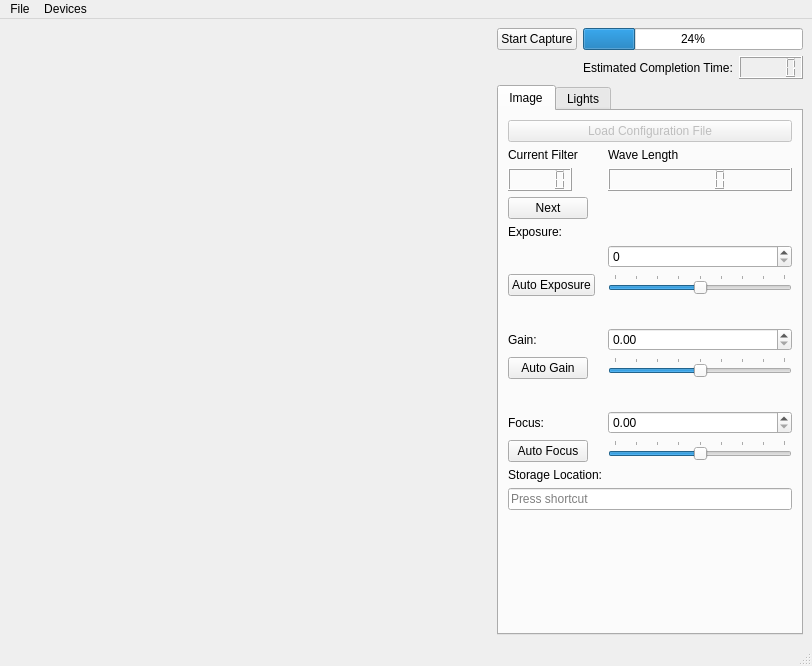
<?xml version="1.0" encoding="UTF-8"?>
<ui version="4.0">
 <class>Camera</class>
 <widget class="QMainWindow" name="Camera">
  <property name="geometry">
   <rect>
    <x>0</x>
    <y>0</y>
    <width>812</width>
    <height>666</height>
   </rect>
  </property>
  <property name="windowTitle">
   <string>Camera</string>
  </property>
  <widget class="QWidget" name="centralwidget">
   <layout class="QGridLayout" name="gridLayout">
    <item row="0" column="0" rowspan="3">
     <widget class="QStackedWidget" name="stackedWidget">
      <property name="sizePolicy">
       <sizepolicy hsizetype="Preferred" vsizetype="Preferred">
        <horstretch>1</horstretch>
        <verstretch>0</verstretch>
       </sizepolicy>
      </property>
      <property name="palette">
       <palette>
        <active>
         <colorrole role="Base">
          <brush brushstyle="SolidPattern">
           <color alpha="255">
            <red>255</red>
            <green>255</green>
            <blue>255</blue>
           </color>
          </brush>
         </colorrole>
         <colorrole role="Window">
          <brush brushstyle="SolidPattern">
           <color alpha="255">
            <red>145</red>
            <green>145</green>
            <blue>145</blue>
           </color>
          </brush>
         </colorrole>
        </active>
        <inactive>
         <colorrole role="Base">
          <brush brushstyle="SolidPattern">
           <color alpha="255">
            <red>255</red>
            <green>255</green>
            <blue>255</blue>
           </color>
          </brush>
         </colorrole>
         <colorrole role="Window">
          <brush brushstyle="SolidPattern">
           <color alpha="255">
            <red>145</red>
            <green>145</green>
            <blue>145</blue>
           </color>
          </brush>
         </colorrole>
        </inactive>
        <disabled>
         <colorrole role="Base">
          <brush brushstyle="SolidPattern">
           <color alpha="255">
            <red>145</red>
            <green>145</green>
            <blue>145</blue>
           </color>
          </brush>
         </colorrole>
         <colorrole role="Window">
          <brush brushstyle="SolidPattern">
           <color alpha="255">
            <red>145</red>
            <green>145</green>
            <blue>145</blue>
           </color>
          </brush>
         </colorrole>
        </disabled>
       </palette>
      </property>
      <property name="currentIndex">
       <number>0</number>
      </property>
      <widget class="QWidget" name="previewPage">
       <widget class="CQtOpenCVViewerGl" name="openCVviewer" native="true">
        <property name="geometry">
         <rect>
          <x>10</x>
          <y>10</y>
          <width>481</width>
          <height>401</height>
         </rect>
        </property>
       </widget>
      </widget>
     </widget>
    </item>
    <item row="0" column="1">
     <widget class="QPushButton" name="lockButton">
      <property name="text">
       <string>Start Capture</string>
      </property>
     </widget>
    </item>
    <item row="0" column="2" colspan="2">
     <widget class="QProgressBar" name="progressBar">
      <property name="value">
       <number>24</number>
      </property>
     </widget>
    </item>
    <item row="1" column="2">
     <widget class="QLabel" name="label_7">
      <property name="text">
       <string>Estimated Completion Time:</string>
      </property>
     </widget>
    </item>
    <item row="1" column="3">
     <widget class="QLCDNumber" name="lcdNumber_2"/>
    </item>
    <item row="2" column="1" colspan="3">
     <widget class="QTabWidget" name="captureWidget">
      <property name="currentIndex">
       <number>0</number>
      </property>
      <widget class="QWidget" name="tab_2">
       <attribute name="title">
        <string>Image</string>
       </attribute>
       <layout class="QFormLayout" name="formLayout">
        <item row="0" column="0" colspan="2">
         <widget class="QPushButton" name="takeImageButton">
          <property name="enabled">
           <bool>false</bool>
          </property>
          <property name="text">
           <string>Load Configuration File</string>
          </property>
         </widget>
        </item>
        <item row="1" column="0">
         <widget class="QLabel" name="label_5">
          <property name="text">
           <string>Current Filter</string>
          </property>
         </widget>
        </item>
        <item row="1" column="1">
         <widget class="QLabel" name="label_6">
          <property name="text">
           <string>Wave Length</string>
          </property>
         </widget>
        </item>
        <item row="2" column="1">
         <widget class="QLCDNumber" name="lcdNumber_3"/>
        </item>
        <item row="4" column="0">
         <widget class="QLabel" name="label">
          <property name="text">
           <string>Exposure:</string>
          </property>
         </widget>
        </item>
        <item row="5" column="1">
         <widget class="QSpinBox" name="exposure_spin"/>
        </item>
        <item row="6" column="0">
         <widget class="QPushButton" name="auto_exposure">
          <property name="text">
           <string>Auto Exposure</string>
          </property>
         </widget>
        </item>
        <item row="6" column="1">
         <widget class="QSlider" name="exposure_slider">
          <property name="minimum">
           <number>-4</number>
          </property>
          <property name="maximum">
           <number>4</number>
          </property>
          <property name="pageStep">
           <number>2</number>
          </property>
          <property name="orientation">
           <enum>Qt::Horizontal</enum>
          </property>
          <property name="tickPosition">
           <enum>QSlider::TicksAbove</enum>
          </property>
         </widget>
        </item>
        <item row="7" column="0">
         <spacer name="horizontalSpacer_2">
          <property name="orientation">
           <enum>Qt::Horizontal</enum>
          </property>
          <property name="sizeHint" stdset="0">
           <size>
            <width>40</width>
            <height>20</height>
           </size>
          </property>
         </spacer>
        </item>
        <item row="8" column="0">
         <widget class="QLabel" name="label_2">
          <property name="text">
           <string>Gain:</string>
          </property>
         </widget>
        </item>
        <item row="8" column="1">
         <widget class="QDoubleSpinBox" name="gain_spin"/>
        </item>
        <item row="9" column="0">
         <widget class="QPushButton" name="auto_gain">
          <property name="text">
           <string>Auto Gain</string>
          </property>
         </widget>
        </item>
        <item row="9" column="1">
         <widget class="QSlider" name="gain_slider">
          <property name="minimum">
           <number>-4</number>
          </property>
          <property name="maximum">
           <number>4</number>
          </property>
          <property name="pageStep">
           <number>2</number>
          </property>
          <property name="orientation">
           <enum>Qt::Horizontal</enum>
          </property>
          <property name="tickPosition">
           <enum>QSlider::TicksAbove</enum>
          </property>
         </widget>
        </item>
        <item row="11" column="0">
         <spacer name="horizontalSpacer">
          <property name="orientation">
           <enum>Qt::Horizontal</enum>
          </property>
          <property name="sizeHint" stdset="0">
           <size>
            <width>40</width>
            <height>20</height>
           </size>
          </property>
         </spacer>
        </item>
        <item row="12" column="0">
         <widget class="QLabel" name="label_3">
          <property name="text">
           <string>Focus:</string>
          </property>
         </widget>
        </item>
        <item row="12" column="1">
         <widget class="QDoubleSpinBox" name="doubleSpinBox"/>
        </item>
        <item row="14" column="0">
         <widget class="QPushButton" name="auto_gain_2">
          <property name="text">
           <string>Auto Focus</string>
          </property>
         </widget>
        </item>
        <item row="14" column="1">
         <widget class="QSlider" name="focus_slider">
          <property name="minimum">
           <number>-4</number>
          </property>
          <property name="maximum">
           <number>4</number>
          </property>
          <property name="pageStep">
           <number>2</number>
          </property>
          <property name="orientation">
           <enum>Qt::Horizontal</enum>
          </property>
          <property name="tickPosition">
           <enum>QSlider::TicksAbove</enum>
          </property>
         </widget>
        </item>
        <item row="19" column="0">
         <widget class="QLabel" name="label_4">
          <property name="text">
           <string>Storage Location:</string>
          </property>
         </widget>
        </item>
        <item row="20" column="0" colspan="2">
         <widget class="QKeySequenceEdit" name="keySequenceEdit"/>
        </item>
        <item row="2" column="0">
         <widget class="QLCDNumber" name="lcdNumber"/>
        </item>
        <item row="3" column="0">
         <widget class="QPushButton" name="pushButton">
          <property name="text">
           <string>Next</string>
          </property>
         </widget>
        </item>
       </layout>
      </widget>
      <widget class="QWidget" name="tab">
       <attribute name="title">
        <string>Lights</string>
       </attribute>
       <layout class="QFormLayout" name="formLayout_2">
        <item row="0" column="0">
         <widget class="QRadioButton" name="radioButton">
          <property name="text">
           <string>Light_1</string>
          </property>
         </widget>
        </item>
        <item row="1" column="0">
         <widget class="QRadioButton" name="radioButton_13">
          <property name="text">
           <string>Light_2</string>
          </property>
         </widget>
        </item>
        <item row="2" column="0">
         <widget class="QRadioButton" name="radioButton_3">
          <property name="text">
           <string>Light_3</string>
          </property>
         </widget>
        </item>
        <item row="3" column="0">
         <widget class="QRadioButton" name="radioButton_2">
          <property name="text">
           <string>Light_4</string>
          </property>
         </widget>
        </item>
        <item row="4" column="0">
         <widget class="QRadioButton" name="radioButton_12">
          <property name="text">
           <string>Light_5</string>
          </property>
         </widget>
        </item>
        <item row="5" column="0">
         <widget class="QRadioButton" name="radioButton_11">
          <property name="text">
           <string>Light_6</string>
          </property>
         </widget>
        </item>
        <item row="6" column="0">
         <widget class="QRadioButton" name="radioButton_10">
          <property name="text">
           <string>Light_7</string>
          </property>
         </widget>
        </item>
        <item row="7" column="0">
         <widget class="QRadioButton" name="radioButton_9">
          <property name="text">
           <string>Light_8</string>
          </property>
         </widget>
        </item>
        <item row="8" column="0">
         <widget class="QRadioButton" name="radioButton_8">
          <property name="text">
           <string>Light_9</string>
          </property>
         </widget>
        </item>
        <item row="9" column="0">
         <widget class="QRadioButton" name="radioButton_7">
          <property name="text">
           <string>Light_10</string>
          </property>
         </widget>
        </item>
        <item row="9" column="1">
         <widget class="QRadioButton" name="radioButton_21">
          <property name="text">
           <string>Light_20</string>
          </property>
         </widget>
        </item>
        <item row="8" column="1">
         <widget class="QRadioButton" name="radioButton_16">
          <property name="text">
           <string>Light_19</string>
          </property>
         </widget>
        </item>
        <item row="7" column="1">
         <widget class="QRadioButton" name="radioButton_17">
          <property name="text">
           <string>Light_18</string>
          </property>
         </widget>
        </item>
        <item row="6" column="1">
         <widget class="QRadioButton" name="radioButton_18">
          <property name="text">
           <string>Light_17</string>
          </property>
         </widget>
        </item>
        <item row="5" column="1">
         <widget class="QRadioButton" name="radioButton_19">
          <property name="text">
           <string>Light_16</string>
          </property>
         </widget>
        </item>
        <item row="4" column="1">
         <widget class="QRadioButton" name="radioButton_15">
          <property name="text">
           <string>Light_15</string>
          </property>
         </widget>
        </item>
        <item row="3" column="1">
         <widget class="QRadioButton" name="radioButton_14">
          <property name="text">
           <string>Light_14</string>
          </property>
         </widget>
        </item>
        <item row="2" column="1">
         <widget class="QRadioButton" name="radioButton_4">
          <property name="text">
           <string>Light_13</string>
          </property>
         </widget>
        </item>
        <item row="1" column="1">
         <widget class="QRadioButton" name="radioButton_5">
          <property name="text">
           <string>Light_12</string>
          </property>
         </widget>
        </item>
        <item row="0" column="1">
         <widget class="QRadioButton" name="radioButton_6">
          <property name="text">
           <string>Light_11</string>
          </property>
         </widget>
        </item>
       </layout>
      </widget>
     </widget>
    </item>
   </layout>
  </widget>
  <widget class="QMenuBar" name="menubar">
   <property name="geometry">
    <rect>
     <x>0</x>
     <y>0</y>
     <width>812</width>
     <height>21</height>
    </rect>
   </property>
   <widget class="QMenu" name="menuFile">
    <property name="title">
     <string>File</string>
    </property>
    <widget class="QMenu" name="menuCamera">
     <property name="title">
      <string>Camera</string>
     </property>
     <addaction name="actionStart"/>
    </widget>
    <addaction name="menuCamera"/>
    <addaction name="separator"/>
    <addaction name="actionExit"/>
   </widget>
   <widget class="QMenu" name="menuDevices">
    <property name="title">
     <string>Devices</string>
    </property>
   </widget>
   <addaction name="menuFile"/>
   <addaction name="menuDevices"/>
  </widget>
  <widget class="QStatusBar" name="statusbar"/>
  <action name="actionExit">
   <property name="text">
    <string>Exit</string>
   </property>
  </action>
  <action name="actionStart">
   <property name="text">
    <string>Start</string>
   </property>
  </action>
 </widget>
 <customwidgets>
  <customwidget>
   <class>CQtOpenCVViewerGl</class>
   <extends>QWidget</extends>
   <header>cqtopencvviewergl.h</header>
   <container>1</container>
  </customwidget>
 </customwidgets>
 <resources/>
 <connections>
  <connection>
   <sender>actionExit</sender>
   <signal>triggered()</signal>
   <receiver>Camera</receiver>
   <slot>close()</slot>
   <hints>
    <hint type="sourcelabel">
     <x>-1</x>
     <y>-1</y>
    </hint>
    <hint type="destinationlabel">
     <x>154</x>
     <y>130</y>
    </hint>
   </hints>
  </connection>
  <connection>
   <sender>lockButton</sender>
   <signal>clicked()</signal>
   <receiver>Camera</receiver>
   <slot>toggleLock()</slot>
   <hints>
    <hint type="sourcelabel">
     <x>582</x>
     <y>58</y>
    </hint>
    <hint type="destinationlabel">
     <x>450</x>
     <y>75</y>
    </hint>
   </hints>
  </connection>
 </connections>
 <slots>
  <slot>record()</slot>
  <slot>pause()</slot>
  <slot>stop()</slot>
  <slot>enablePreview(bool)</slot>
  <slot>configureCaptureSettings()</slot>
  <slot>takeImage()</slot>
  <slot>startCamera()</slot>
  <slot>toggleLock()</slot>
  <slot>setMuted(bool)</slot>
  <slot>stopCamera()</slot>
  <slot>setExposureCompensation(int)</slot>
 </slots>
</ui>
